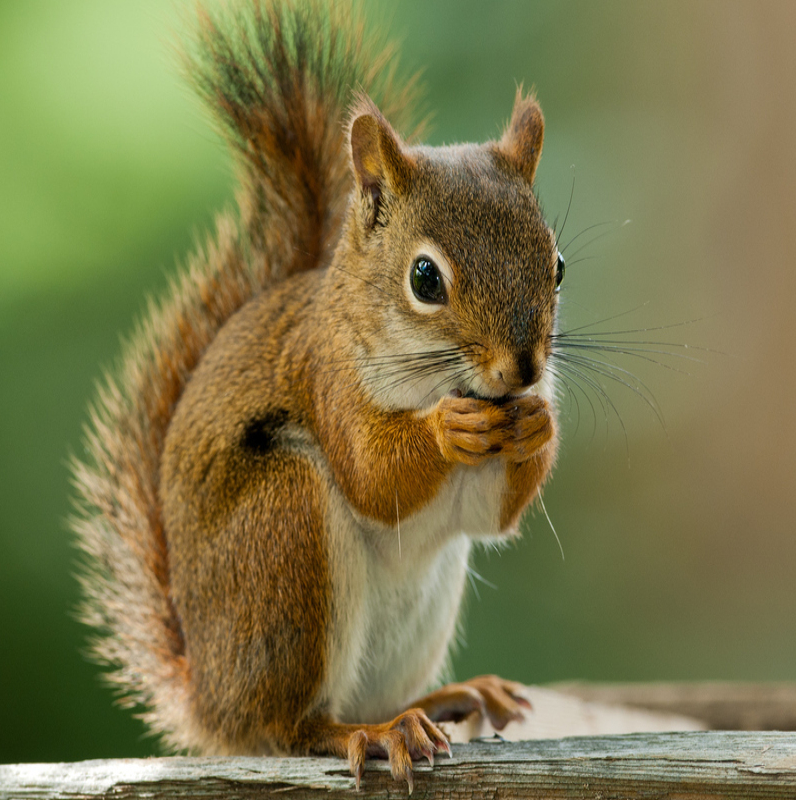
#> input picture squirrel.png, 796 x 800 px, found by its file name
$ python pencilScketch.py
#> lines starting #> are read from the running program, lines starting #| are printed output that depends on the picture
# Let’s import it to get started with the task
import cv2
import os
# Now the next thing to do is to read the image
image = cv2.imread("C:/Users/anant/OneDrive/Desktop/data/Project/lets_grow_more/ImageToPencilSketch/squirrel.png")
#> image is the input picture: shape (800, 796, 3); mean B, G, R 74.5, 119.7, 123.9
# Reducing the size of the image
# image = cv2.resize(image, (int(image.shape[1]/4), int(image.shape[0]/4)))

# Now after reading the image, we will create a new image by converting the original image to greyscale
gray_image = cv2.cvtColor(image, cv2.COLOR_RGB2GRAY)
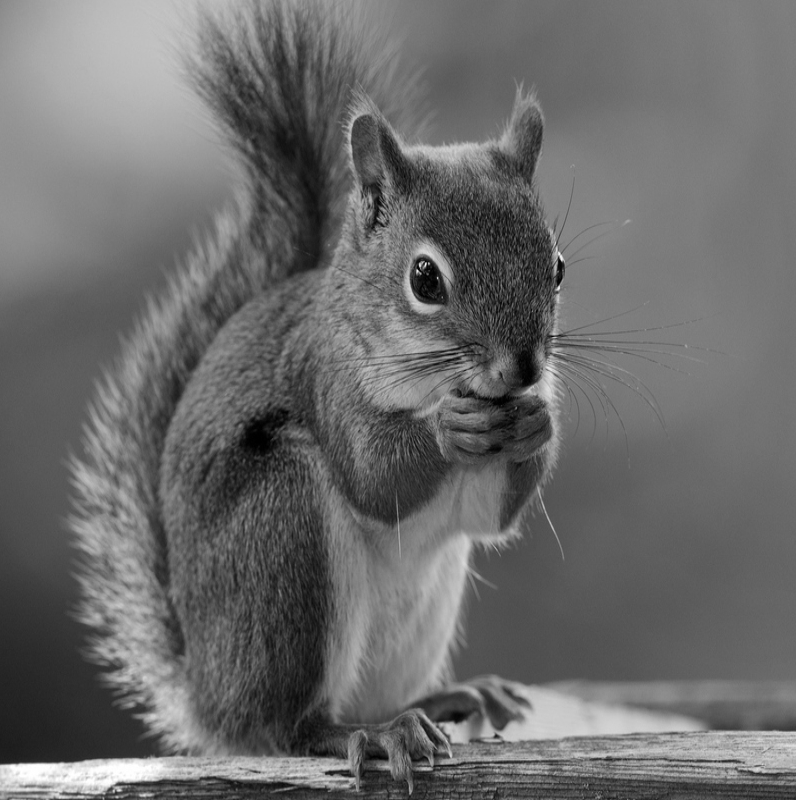
#> gray_image: shape (800, 796); min 0, max 255, mean 106.7

# Now the next step is to invert the new grayscale image
inverted = 255 - gray_image
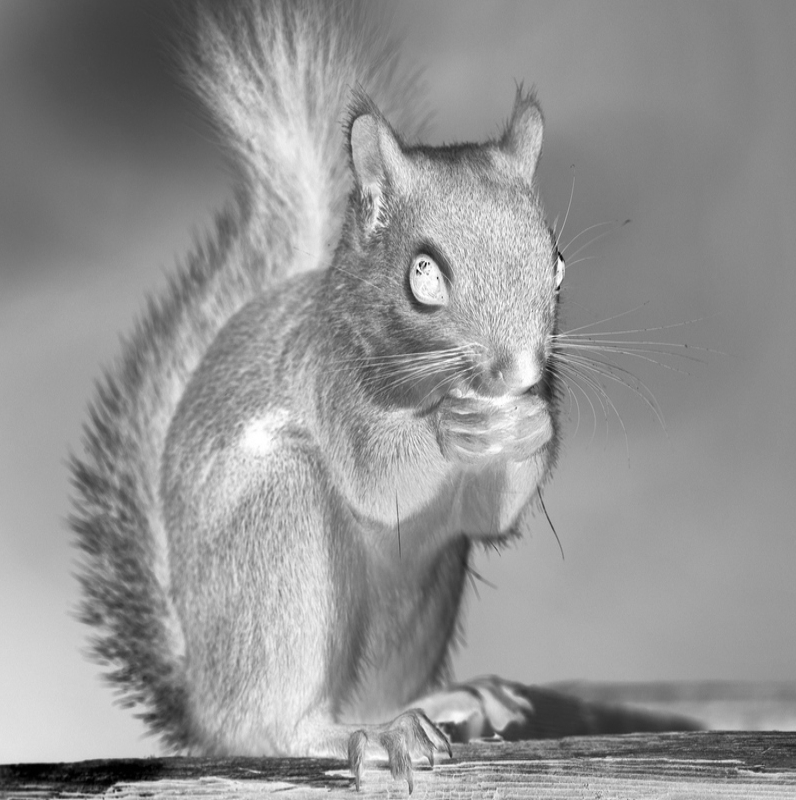
#> inverted: shape (800, 796); min 0, max 255, mean 148.3

# Now the next step in the process is to blur the image by using the Gaussian Function in OpenCV
blury_image = cv2.GaussianBlur(inverted, (23, 23), 0)
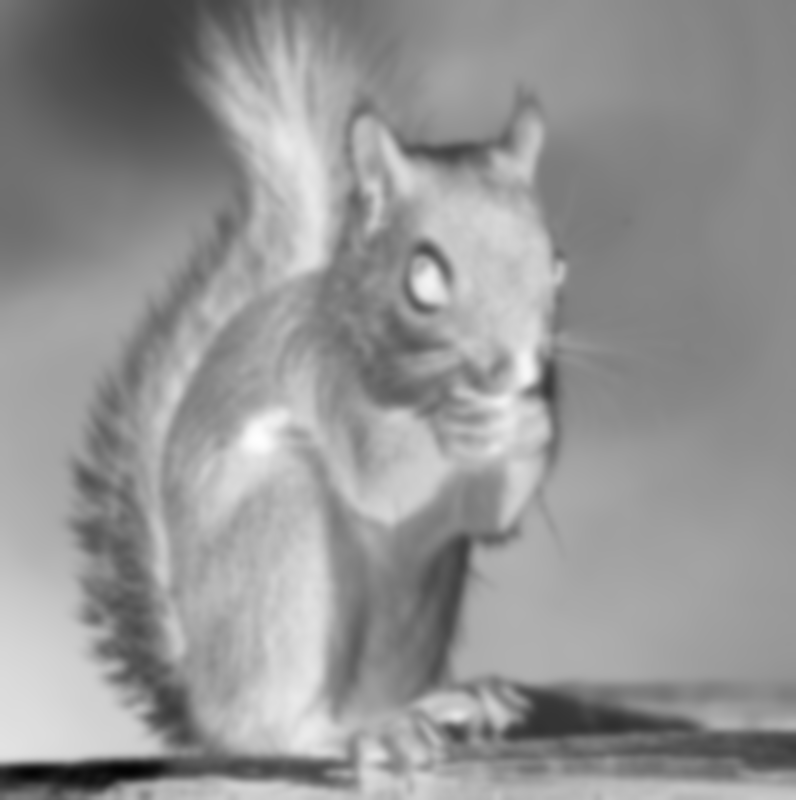
#> blury_image: shape (800, 796); min 3, max 254, mean 148.3

# Then the final step is to invert the blurred image, then we can easily convert the image into a pencil sketch:
blury_inverted = 255 - blury_image
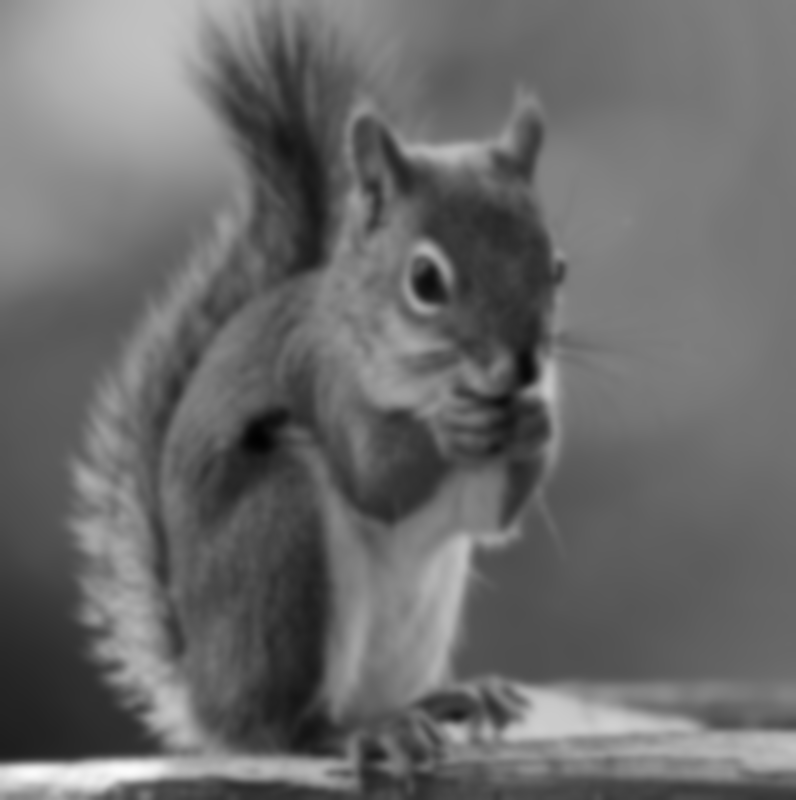
#> blury_inverted: shape (800, 796); min 1, max 252, mean 106.7
# cv2.imshow("s", blury_inverted)
pencil_sketech = cv2.divide(gray_image, blury_inverted, scale = 250)
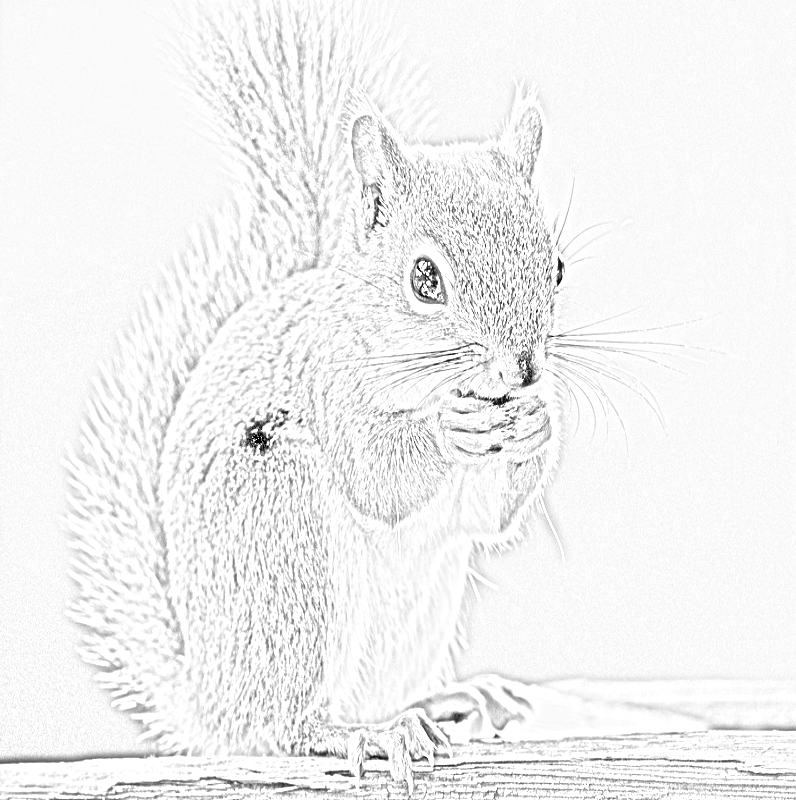
#> pencil_sketech: shape (800, 796); min 0, max 255, mean 242.2

# [6 lines of commented-out code are left out]

cv2.imshow("pencil_sketech", pencil_sketech)
path = os.path.join(os.getcwd(), 'ImageToPencilSketch/' 'pencil sketch.jpg')
# Save images in JPG format
cv2.imwrite(path, pencil_sketech)
cv2.waitKey(0)

$ run again, with jami.jpg saved as squirrel.png
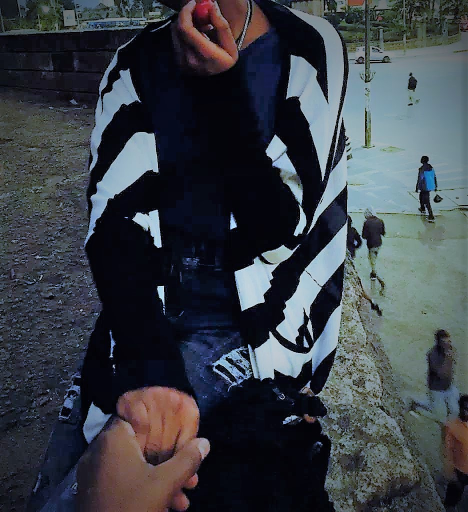
#> input picture jami.jpg, 936 x 1024 px, found by its file name (shown at 1/2 size)
#> image is the input picture: shape (1024, 936, 3); mean B, G, R 71.5, 64.6, 59.2
#> `blury_image = cv2.GaussianBlur(inverted, (23, 23), 0)`:
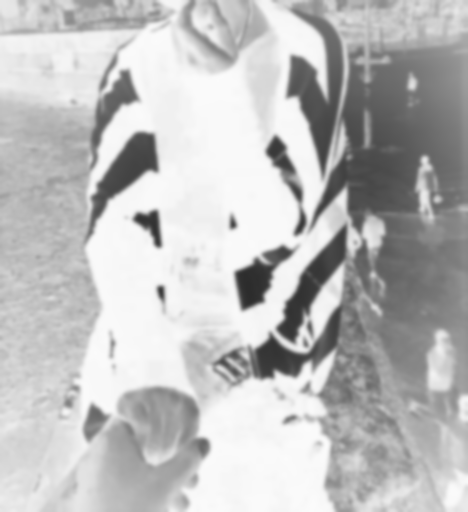
#> blury_image: shape (1024, 936) (shown at 1/2 size); min 44, max 251, mean 189
#> `pencil_sketech = cv2.divide(gray_image, blury_inverted, scale = 250)`:
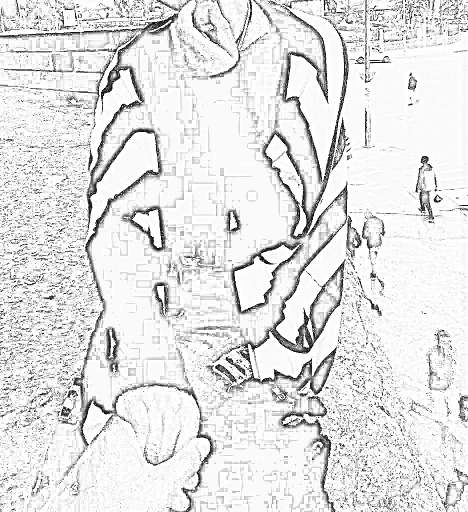
#> pencil_sketech: shape (1024, 936) (shown at 1/2 size); min 0, max 255, mean 226.5
